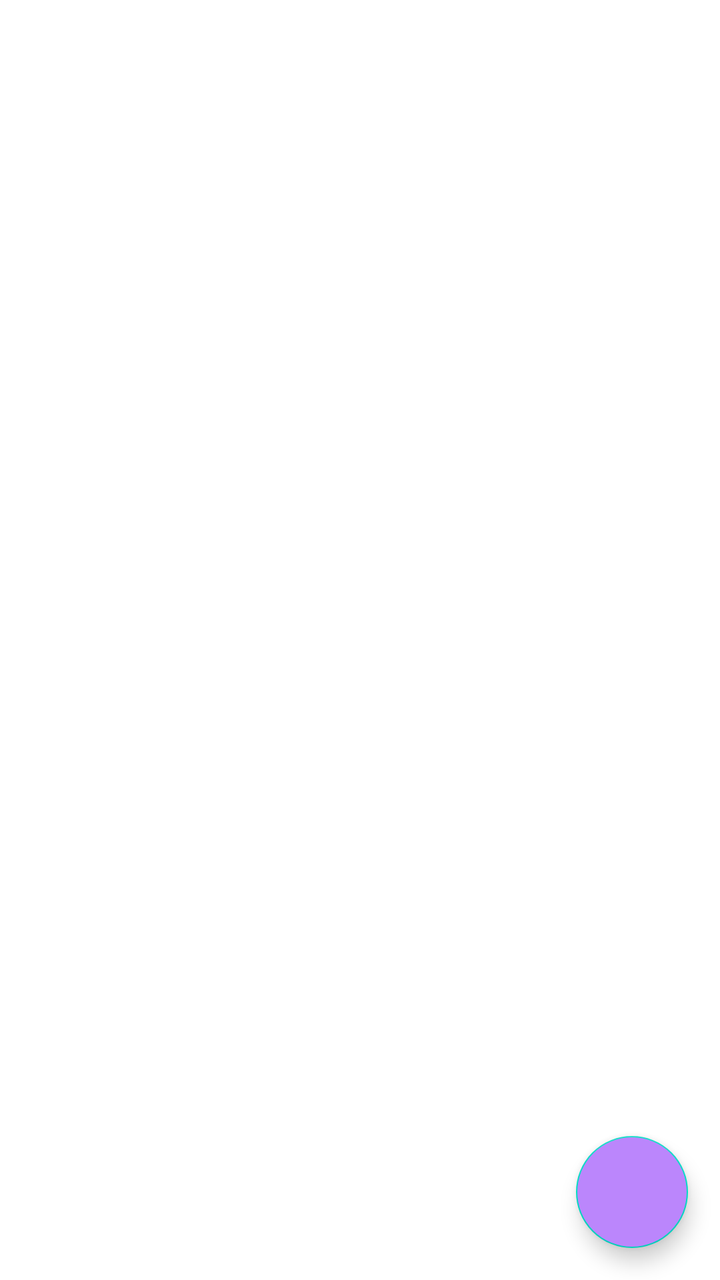
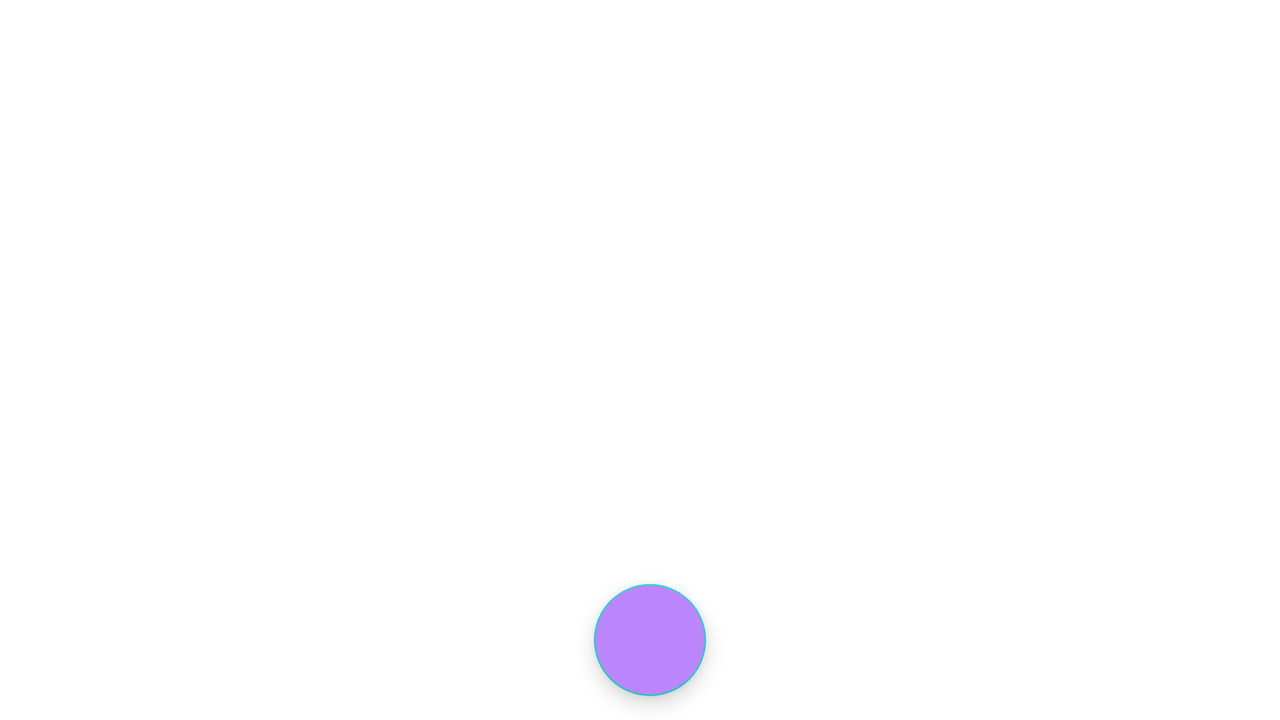

One screen, two layout resources from the same app: the default and the repository's alternative for another configuration. Each is rendered where Android would select it; the XML of both is given below.
<!-- AndroidManifest.xml: application theme Theme.YourShoppingList -->
<!-- res/layout/activity_main.xml -->
<?xml version="1.0" encoding="utf-8"?>
<androidx.constraintlayout.widget.ConstraintLayout xmlns:android="http://schemas.android.com/apk/res/android"
    xmlns:app="http://schemas.android.com/apk/res-auto"
    xmlns:tools="http://schemas.android.com/tools"
    android:layout_width="match_parent"
    android:layout_height="match_parent"
    tools:context=".presentation.MainActivity">

    <androidx.recyclerview.widget.RecyclerView
        android:id="@+id/shop_item_rv"
        android:layout_width="0dp"
        android:layout_height="0dp"
        app:layoutManager="androidx.recyclerview.widget.LinearLayoutManager"
        app:layout_constraintBottom_toBottomOf="parent"
        app:layout_constraintEnd_toEndOf="parent"
        app:layout_constraintStart_toStartOf="parent"
        app:layout_constraintTop_toTopOf="parent"
        tools:listitem="@layout/item_disabled" />


    <com.google.android.material.floatingactionbutton.FloatingActionButton
        android:id="@+id/floating_action_button"
        android:layout_width="wrap_content"
        android:layout_height="wrap_content"
        android:layout_margin="16dp"
        android:backgroundTint="@color/purple_200"
        android:src="@drawable/ic_baseline_add_24"
        app:layout_constraintBottom_toBottomOf="parent"
        app:layout_constraintEnd_toEndOf="parent" />

</androidx.constraintlayout.widget.ConstraintLayout>
<!-- resources referenced by this layout -->
<resources>
  <color name="purple_200">#FFBB86FC</color>
  <style name="Theme.YourShoppingList" parent="Theme.MaterialComponents.DayNight.DarkActionBar">
          
          <item name="colorPrimary">@color/purple_500</item>
          <item name="colorPrimaryVariant">@color/purple_700</item>
          <item name="colorOnPrimary">@color/white</item>
          
          <item name="colorSecondary">@color/teal_200</item>
          <item name="colorSecondaryVariant">@color/teal_700</item>
          <item name="colorOnSecondary">@color/black</item>
          
          <item name="android:statusBarColor">?attr/colorPrimaryVariant</item>
          
      </style>
  <color name="purple_500">#FF6200EE</color>
  <color name="purple_700">#FF3700B3</color>
  <color name="white">#FFFFFFFF</color>
  <color name="teal_200">#FF03DAC5</color>
  <color name="teal_700">#FF018786</color>
  <color name="black">#FF000000</color>
</resources>
<!-- res/layout-land/activity_main.xml (the repository's variant of the layout above) -->
<!-- drawn on the phone turned sideways -->
<?xml version="1.0" encoding="utf-8"?>
<androidx.constraintlayout.widget.ConstraintLayout xmlns:android="http://schemas.android.com/apk/res/android"
    xmlns:app="http://schemas.android.com/apk/res-auto"
    xmlns:tools="http://schemas.android.com/tools"
    android:layout_width="match_parent"
    android:layout_height="match_parent"
    tools:context=".presentation.MainActivity">

    <androidx.recyclerview.widget.RecyclerView
        android:id="@+id/shop_item_rv"
        android:layout_width="0dp"
        android:layout_height="0dp"
        app:layoutManager="androidx.recyclerview.widget.LinearLayoutManager"
        app:layout_constraintBottom_toBottomOf="parent"
        app:layout_constraintEnd_toEndOf="@id/guideline_middle"
        app:layout_constraintStart_toStartOf="parent"
        app:layout_constraintTop_toTopOf="parent"
        tools:listitem="@layout/item_disabled" />


    <com.google.android.material.floatingactionbutton.FloatingActionButton
        android:id="@+id/floating_action_button"
        android:layout_width="wrap_content"
        android:layout_height="wrap_content"
        android:backgroundTint="@color/purple_200"
        android:src="@drawable/ic_baseline_add_24"
        app:layout_constraintBottom_toBottomOf="parent"
        android:layout_margin="12dp"
        app:layout_constraintEnd_toStartOf="@+id/guideline_middle" />



    <androidx.constraintlayout.widget.Guideline
        android:id="@+id/guideline_middle"
        android:layout_width="wrap_content"
        android:layout_height="wrap_content"
        android:orientation="vertical"
        app:layout_constraintGuide_begin="365dp" />

    <androidx.fragment.app.FragmentContainerView
        android:id="@+id/horizontal_container"
        android:layout_width="0dp"
        android:layout_height="match_parent"
        app:layout_constraintStart_toStartOf="@id/guideline_middle"
        app:layout_constraintEnd_toEndOf="parent"
        tools:layout="@layout/fragment_shop_item"
        />



</androidx.constraintlayout.widget.ConstraintLayout>
